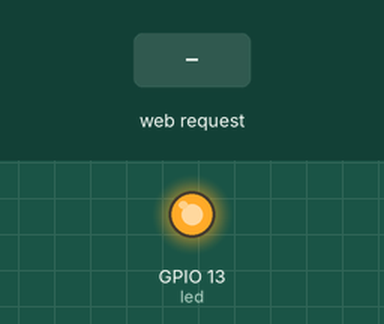
A sketch run on a simulated ESP8266 (NodeMCU). Parts: output pins drawn as LEDs (lit = HIGH). Inputs (shaded band) come from the test bench. WiFi joins after 1.5 s; servers stay silent unless stated; what the sketch prints to the serial monitor is not drawn.

Above: at 2.7 s.
2.8 s: HTTP request GET /?comando=ledon received
At 3.9 s:
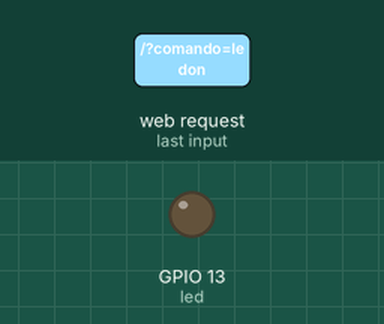
4.3 s: HTTP request GET /?comando=ledoff received
At 5.1 s:
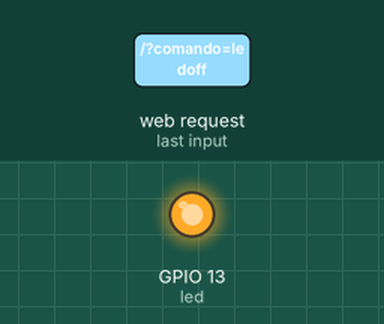
Timing chart, 0 to 7.3 s (numbered marks = the images above; inputs shaded):
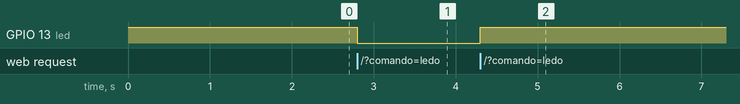

Measured:
- after the input at 2.8 s, GPIO 13 (led): HIGH → LOW at once
- after the input at 4.3 s, GPIO 13 (led): LOW → HIGH at once

The sketch:

automacao.ino
```cpp
#include <ESP8266WiFi.h>
#include <WiFiClient.h>
#include <ESP8266WebServer.h>
#include <ESP8266mDNS.h>

#ifndef STASSID
#define STASSID "id"
#define STAPSK  "senha"
#endif

const char* ssid = STASSID;
const char* password = STAPSK;

ESP8266WebServer server(80);

const int led = 13;

void handleRoot() {
  server.sendHeader("Access-Control-Allow-Origin", "*");
  //Recebe o comando via GET ex: http://{ip}/?comando=ledon
  String comando = server.arg("comando");
  //Comando para acionar o módulo relé, lembrando que aciona com LOW
  if(comando=="ledon"){
    digitalWrite(led, 0);
  }
  //Comando para desacionar o módulo relé
  if(comando=="ledoff"){
    digitalWrite(led, 1);
  }

  server.send(200, "text/plain", comando);

}

void handleNotFound() {
  digitalWrite(led, 1);
  String message = "File Not Found\n\n";
  message += "URI: ";
  message += server.uri();
  message += "\nMethod: ";
  message += (server.method() == HTTP_GET) ? "GET" : "POST";
  message += "\nArguments: ";
  message += server.args();
  message += "\n";
  for (uint8_t i = 0; i < server.args(); i++) {
    message += " " + server.argName(i) + ": " + server.arg(i) + "\n";
  }
  server.send(404, "text/plain", message);
  digitalWrite(led, 0);
}

void setup(void) {
  pinMode(led, OUTPUT);
  digitalWrite(led, 1);
  Serial.begin(115200);
  WiFi.mode(WIFI_STA);
  WiFi.begin(ssid, password);
  Serial.println("");

  // Wait for connection
  while (WiFi.status() != WL_CONNECTED) {
    delay(500);
    Serial.print(".");
  }
  Serial.println("");
  Serial.print("Connected to ");
  Serial.println(ssid);
  Serial.print("IP address: ");
  Serial.println(WiFi.localIP());

  if (MDNS.begin("esp8266")) {
    Serial.println("MDNS responder started");
  }

  server.on("/", handleRoot);

  server.on("/inline", []() {
    server.send(200, "text/plain", "this works as well");
  });

  server.onNotFound(handleNotFound);

  server.begin();
  Serial.println("HTTP server started");
}

void loop(void) {
  server.handleClient();
  MDNS.update();
}
```
